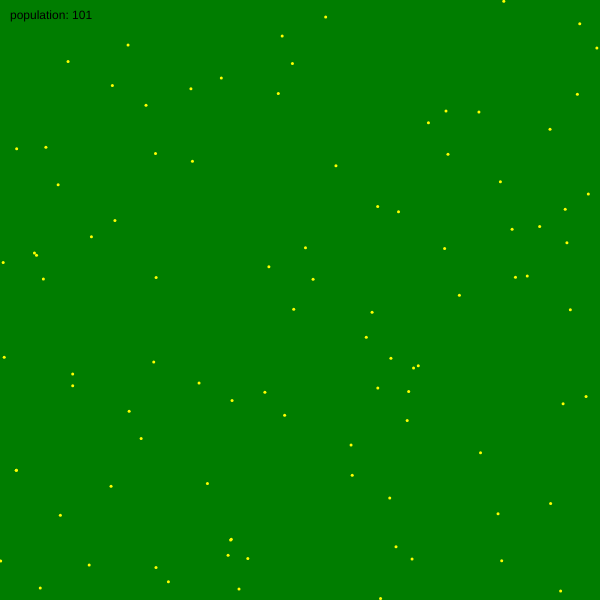
Frame 1 (no input)
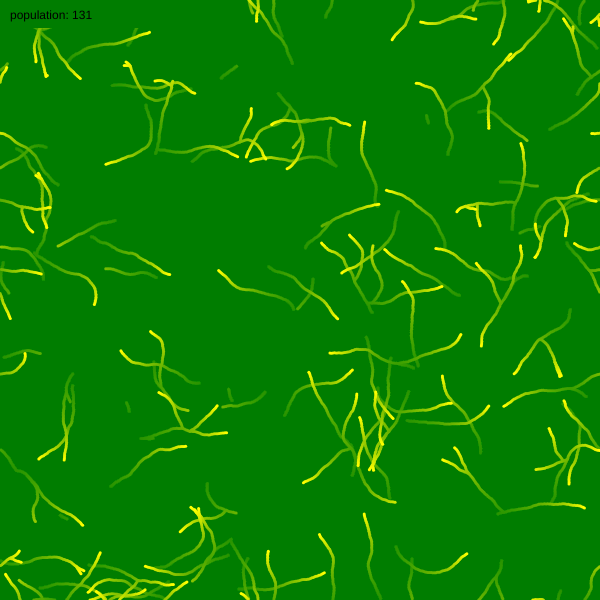
Frame 60 (no input)
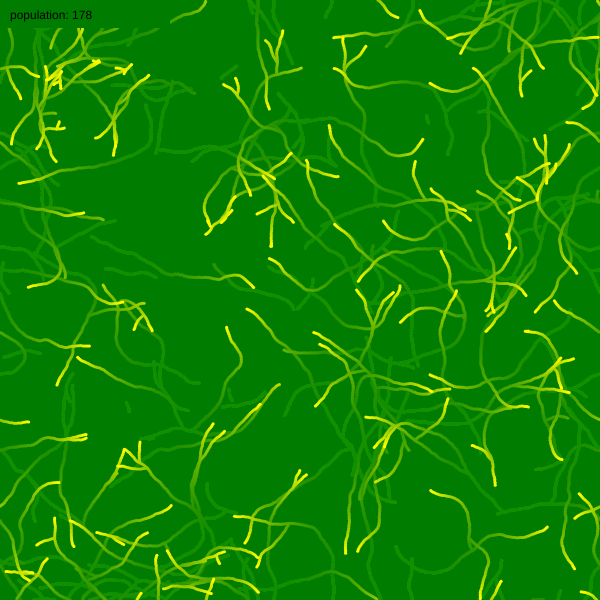
Frame 120 (the mouse pressed at the canvas centre since frame 60)

The p5.js sketch that drew these frames (run headless with seeded random() and noise() and a simulated clock; from frame 60 on, the mouse is pressed at the canvas centre):

// p5.js sketch
// ── sketch.js
/* DN3008 Generative Art, Cheng Ziren Alex 2026
 * Week 7 - Cybernetics & Emergence
 * Steersman - Conditions After Cheng
 */

let popHistory = [];

let gain = 0;
let agents = [];

function setup() {
  createCanvas(600, 600);
  pixelDensity(1);
  background(0, 125, 0); // background
  for (let i = 0; i < 100; i++) {
    agents.push({ x: random(width), y: random(height), a: random(TWO_PI) });
  }
}

function draw() {
  const reading = sense(); // 1. Read back something the system produced
  update(reading); // 2. Let that reading change what happens next
  render(); // 3. Draw it
}

// The system reads its own population, as it was two seconds ago
function sense() {
  popHistory.push(agents.length);
  if (popHistory.length > 120) popHistory.shift();
  return popHistory[0];
}

function update(pastPop) {
  // The bigger the population was, the fewer births now
  const pBirth = constrain(0.01 * (1 - gain * pastPop / 300), 0, 0.02);
  const born = [];
  agents.forEach(a => {
    a.a += random(-0.2, 0.2);
    a.x = (a.x + cos(a.a) * 1.5 + width) % width;
    a.y = (a.y + sin(a.a) * 1.5 + height) % height;
    if (random() < pBirth && agents.length < 2000) {
      born.push({ x: a.x, y: a.y, a: random(TWO_PI) });
    }
  });
  agents = agents.filter(() => random() > 0.004).concat(born);   // a small chance of death each frame
}

function render() {
  noStroke();
  fill(0, 125, 0, 8); // fade out the previous frame
  rect(0, 0, width, height);
  fill(255, 255, 0, 600);
  agents.forEach(a => circle(a.x, a.y, 3));
  fill(0, 125, 0); // background for text
  rect(0, 0, 170, 28);
  fill(0); // text color
  text(`population: ${agents.length}`, 10, 19);
}
